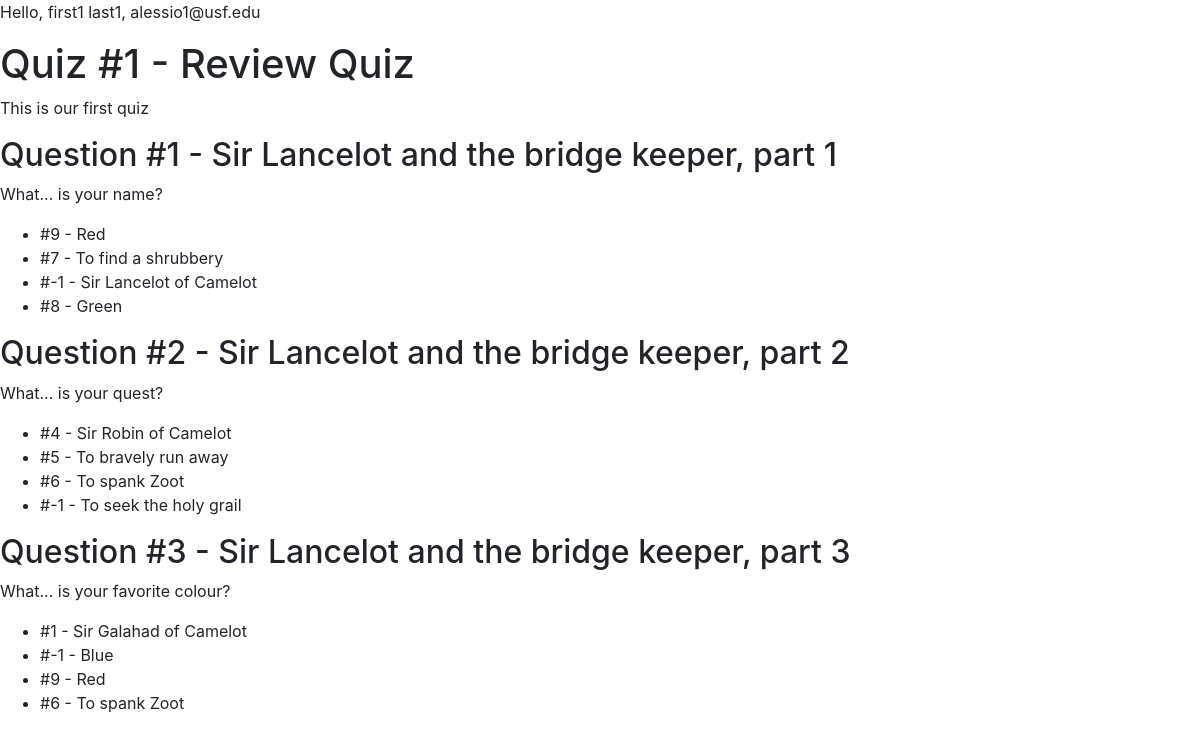
The page /student/1 (signed in) on the database its author committed.
### evopie/models.py (models this page shows, shortened)
class User(UserMixin, DB.Model):
    id = DB.Column(DB.Integer, primary_key=True)
    email = DB.Column(DB.String)
    first_name = DB.Column(DB.String)
    last_name = DB.Column(DB.String)
    password = DB.Column(DB.String)
    role = DB.Column(DB.String)
    quizzes = DB.relationship('Quiz', backref='author', lazy=True)
    quiz_attempts = DB.relationship('QuizAttempt', backref='student', lazy=True)
    def is_instructor(self):
        return self.role == "INSTRUCTOR"

class Quiz(DB.Model):
    id = DB.Column(DB.Integer, primary_key=True)
    author_id = DB.Column(DB.Integer, DB.ForeignKey('user.id'))
    quiz_questions = DB.relationship('QuizQuestion', secondary=relation_questions_vs_quizzes, lazy='subquery',
       backref=DB.backref('quizzes', lazy=True))
    quiz_attempts = DB.relationship('QuizAttempt', backref='quiz', lazy=True)
    title = DB.Column(DB.String)
    description = DB.Column(DB.String)
    author_tags = DB.Column(DB.String)

class Question(DB.Model):
    id = DB.Column(DB.Integer, primary_key=True)
    title = DB.Column(DB.String, nullable=False)
    stem = DB.Column(DB.String, nullable=False)
    answer = DB.Column(DB.String, nullable=False)
    distractors = DB.relationship('Distractor', backref='question', lazy=True)
    quiz_questions = DB.relationship('QuizQuestion', backref='question', lazy=True)

class Distractor(DB.Model):
    id = DB.Column(DB.Integer, primary_key=True)
    answer = DB.Column(DB.String, nullable=False)
    question_id = DB.Column(None, DB.ForeignKey('question.id'))

### evopie/routes_mcq.py (the view)
@mcq.route('/student/<int:qid>', methods=['GET'])
@login_required
def student(qid):
    if not current_user.is_instructor():
        response = ('You are not allowed to take this quiz', 403, {"Content-Type": "application/json"})
        return make_response(response)
    q = models.Quiz.query.get_or_404(qid)
    u = models.User.query.get_or_404(current_user.id)
    a = models.QuizAttempt.query.filter_by(student_id=current_user.id).filter_by(quiz_id=qid).all()
    if a:
        step = 2
    else:
        step = 1
    quiz_questions = [question.dump_as_dict() for question in q.quiz_questions]
    return render_template('student.html', step=step, quiz=q, questions=quiz_questions, student=u, attempt=a)

### evopie/__init__.py (called while the page is built)
@login_manager.user_loader
def load_user(user_id):
    return User.query.get(int(user_id))

### evopie/models.py (called while the page is built)
    def dump_as_dict(self):
        result = {  "id" : self.id,
                    "title": self.question.title,
                    "stem": self.question.stem,
                    "answer": self.question.answer,
                    "alternatives": [] }
        tmp1 = [] # list of distractors IDs, -1 for right answer
        tmp2 = [] # list of alternatives, including the right answer
        tmp1.append(-1)
        tmp2.append(self.question.answer)
        for d in self.distractors:
            tmp1.append(d.id)
            tmp2.append(d.answer)
        result['alternatives'] = list(zip(tmp1,tmp2))
        shuffle(result['alternatives'])
        return result

### evopie/templates/student.html (shortened to what this page needs)
{% extends 'base.html' %}
{% block content %}
<p>
    Hello, {{student.first_name}} {{student.last_name}}, {{student.email}}
</p>
    <h1>Quiz #{{quiz.id}} - {{quiz.title}}</h1>
    <p>
        {{quiz.description}}
    </p>
    {% for q in questions %}
        <h2>
            Question #{{q.id}} - {{q.title}}
        </h2>
        <p>
            {{q.stem}}
        </p>
        <ul>
            {% for id,alt in q.alternatives %}
                <li>
                    #{{id}} - {{alt}}
                </li>
            {% endfor %}
        </ul>
    {% endfor %}
{% endblock %}

### rows shown on the page
User: first_name "first1", last_name "last1", email "alessio1@usf.edu"
Quiz: id "1", title "Review Quiz", description "This is our first quiz"
Question: id "1", title "Sir Lancelot and the bridge keeper, part 1", stem "What... is your name?", id "-1", answer "Sir Lancelot of Camelot"
Distractor: id "9", answer "Red"
Distractor: id "7", answer "To find a shrubbery"
Distractor: id "8", answer "Green"
Question: id "2", title "Sir Lancelot and the bridge keeper, part 2", stem "What... is your quest?", id "-1", answer "To seek the holy grail"
Distractor: id "4", answer "Sir Robin of Camelot"
Distractor: id "5", answer "To bravely run away"
Distractor: id "6", answer "To spank Zoot"
Question: id "3", title "Sir Lancelot and the bridge keeper, part 3", stem "What... is your favorite colour?", id "-1", answer "Blue"
Distractor: id "1", answer "Sir Galahad of Camelot"
